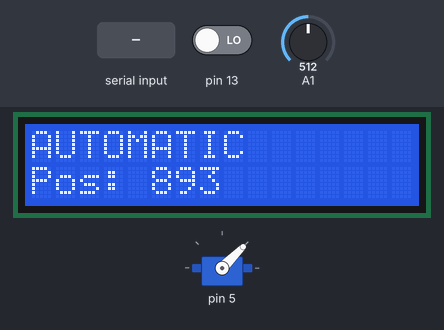
A program run on a simulated Arduino Uno, built with avr-gcc and run on an emulated ATmega328P. Shown: servo, 16×2 character LCD. Inputs (shaded band) come from the test bench; at power-on: A1 = 512, pin 13 LOW. What the program prints to the serial monitor is not drawn.

Above: at 1.2 s.
1.3 s: "-\n" received over Serial
At 1.75 s:
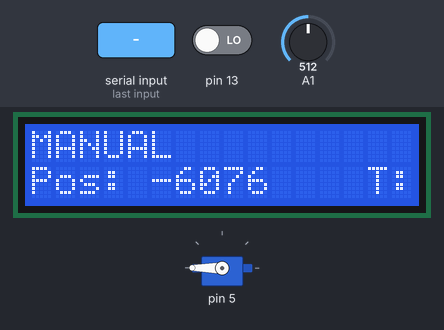
3.4 s: A1 set to 716
At 3.75 s:
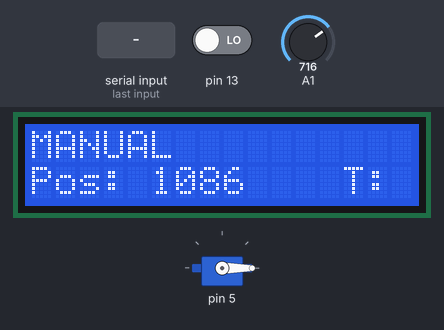
6.0 s: A1 set to 1023
At 6.15 s:
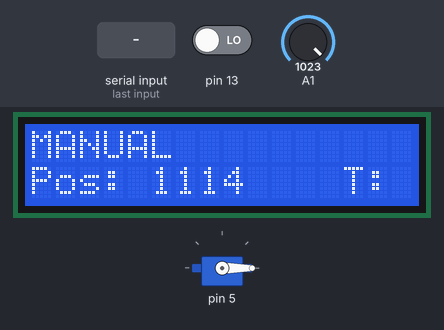
8.4 s: pin 13 driven HIGH
At 8.91 s:
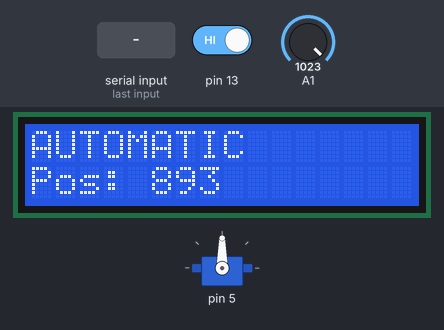
10.9 s: "30,150\n" received over Serial
At 11.36 s:
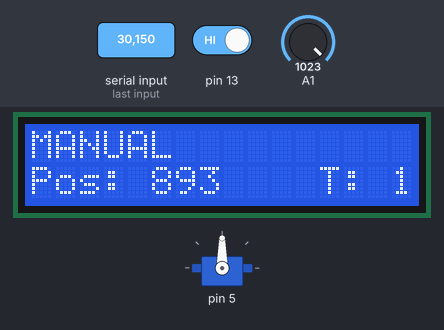
12.6 s: A1 set to 306
Timing chart, 0 to 16.1 s (numbered marks = the images above; inputs shaded):
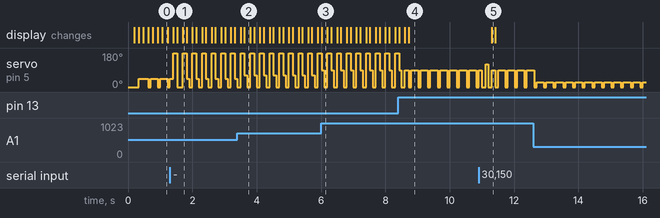

The program:

main.cpp
```cpp
#include <Arduino.h>
#include "Scheduler.h"
#include "Properties.h"
#include "ModeTask.h"
#include "GateTask.h"
#include "SerialCommTask.h"
#include "LCDTask.h"

Scheduler scheduler;


void setup() {
  scheduler.init(50);
  Properties prop = Properties();

  Serial.begin(9600);


  Task* modeTask = new ModeTask(13, prop);
  modeTask->init(100);

  Task* gateTask = new GateTask(prop, 5);
  gateTask->init(100);


  Task* serialComm = new SerialCommTask(prop);
  serialComm->init(100);

  Task* lcdTask = new LCDTask(prop);
  lcdTask->init(150);


  scheduler.addTask(gateTask);
  scheduler.addTask(modeTask);
  scheduler.addTask(lcdTask);
  scheduler.addTask(serialComm);
}

void loop() {
  scheduler.schedule();
}
```

Button.h
```cpp
#ifndef __BUTTON__
#define __BUTTON__

class Button {

public:
  virtual bool isPressed() = 0;
};

#endif
```

Gate.h
```cpp
#ifndef __GATE__
#define __GATE__

#include <Arduino.h>
#include <Servo.h>
#include "TickCounter.h"

class Gate {
public:
    Gate(int pinServo);
    void checkServo();
    void move(int pos);
    int getPos();
private:
    Servo servo;
    int servoPin;
    TickCounter timer;
    int detachCounter;
    int currentPos;
};

#endif
```

GateTask.h
```cpp
#ifndef __GATETASK__
#define __GATETASK__

#include <Arduino.h>
#include "Task.h"
#include "Button.h"
#include "TickCounter.h"
#include "Properties.h"
#include "Potentiometer.h"
#include "Gate.h"


class GateTask : public Task {
public:
    GateTask(Properties& prop, int servoPin);
    void init(int period);
    void tick();
private:
    Properties& prop;
    Potentiometer* pot;
    Gate* gate;
};

#endif
```

Mode.h
```cpp
#ifndef __MODE__
#define __MODE__

enum class Mode{
    MANUAL,
    AUTOMATIC
};


#endif
```

ModeButton.h
```cpp
#ifndef __MODEBUTTON__
#define __MODEBUTTON__

#include "Button.h"


class ModeButton: public Button {

public:
  ModeButton(int pin);
  bool isPressed();
private:
  int pin;
};

#endif
```

ModeTask.h
```cpp
#ifndef __MODETASK__
#define __MODETASK__

#include "Task.h"
#include "Button.h"
#include "TickCounter.h"
#include "Properties.h"


class ModeTask : public Task {
public:
    ModeTask(int buttonPin, Properties& prop);
    void init(int period);
    void tick();
private:
    Button* button;
    Properties& prop;
    TickCounter timer;
    void changeMode();
};

#endif
```

MsgService.h
```cpp
#ifndef __MSGSERVICE__
#define __MSGSERVICE__

#include "Arduino.h"

class Msg {
  String content;

public:
  Msg(String content){
    this->content = content;
  }

  String getContent(){
    return content;
  }
};

class Pattern {
public:
  virtual boolean match(const Msg& m) = 0;
};

class MsgServiceClass {

public:

  Msg* currentMsg;
  bool msgAvailable;

  void init();

  bool isMsgAvailable();
  Msg* receiveMsg();

  bool isMsgAvailable(Pattern& pattern);

  /* note: message deallocation is responsibility of the client */
  Msg* receiveMsg(Pattern& pattern);

  void sendMsg(const String& msg);
};

extern MsgServiceClass MsgService;

#endif
```

Potentiometer.h
```cpp
#ifndef __POTENTIOMETER__
#define __POTENTIOMETER__

#include <Arduino.h>


class Potentiometer {
public:
    Potentiometer(int potPin);
    virtual int getPos();
private:
    int potPin;
    int pos;
    int arr[20] = {0};
};


#endif
```

Properties.h
```cpp
#ifndef __PROPERTIES__
#define __PROPERTIES__

#include <Arduino.h>
#include "Mode.h"


class Properties {
public:
    Properties();
    Mode getMode();
    int getPos();
    void setMode(Mode modality);
    void setMode(char newmod);
    void setPosition(int position);
    void setPercPosition(int position);
    char getCharMode();
    int getTemp();
    void setTemp(int newTemp);
    int getPercPos();
    bool isChanged();
private:
    Mode modality;
    int position;
    int temp;
    bool isChangedVar;
};


#endif
```

Scheduler.h
```cpp
#ifndef __SCHEDULER__
#define __SCHEDULER__

#include "Task.h"

#define MAX_TASKS 50

class Scheduler {

  int basePeriod;
  int nTasks;
  Task* taskList[MAX_TASKS];

public:
  void init(int basePeriod);
  virtual bool addTask(Task* task);
  virtual void schedule();
};

#endif
```

SerialCommTask.h
```cpp
#ifndef __SERIALCOMMUNICATION__
#define __SERIALCOMMUNICATION__

#include "Task.h"
#include "MsgService.h"
#include "Gate.h"
#include "Properties.h"
#include "Mode.h"


class SerialCommTask : public Task {

public:
  SerialCommTask(Properties& prop);
  void init(int period);
  void tick();
  void receive();
  void send();
  enum State{
    SEND,
    RECEIVE
  };
private:
  Properties& prop;
  State currentState;
};


#endif
```

Task.h
```cpp
#ifndef __TASK__
#define __TASK__

class Task {
  int myPeriod;
  int timeOpenElapsed;

public:
  virtual void init(int period){
    myPeriod = period;
    timeOpenElapsed = 0;
  }

  virtual void tick() = 0;

  bool updateAndCheckTime(int basePeriod){
    timeOpenElapsed += basePeriod;
    if (timeOpenElapsed >= myPeriod){
      timeOpenElapsed = 0;
      return true;
    } else {
      return false;
    }
  }

};

#endif
```

TickCounter.h
```cpp
#ifndef __TICKCOUNTER__
#define __TICKCOUNTER__

#include "Arduino.h"


class TickCounter {
public:
    TickCounter();
    void startTimer(int time);
    bool isTimeElapsed();
    void dec();
private:
    int tmpTime;
    int tick;
};

#endif
```

Gate.cpp
```cpp
#include "Gate.h"

#define DETACH_TICK 10

Gate::Gate(int servoPin) {
    this->servoPin = servoPin;
    servo.attach(servoPin);
    servo.write(0);
    timer = TickCounter();
    detachCounter = DETACH_TICK;
}

void Gate::checkServo(){
    detachCounter--;
    if (detachCounter <= 0){
        servo.detach();
    }
}

int Gate::getPos(){
    return currentPos;
}

void Gate::move(int pos){
    currentPos = pos;
    servo.attach(servoPin);
    detachCounter = DETACH_TICK;
    servo.write(pos);
}
```

GateTask.cpp
```cpp
#include "GateTask.h"

GateTask::GateTask(Properties &prop, int servoPin): prop(prop) {
    pot = new Potentiometer(A1);
    gate = new Gate(servoPin);
}

void GateTask::init(int period) {
    Task::init(period);
}

void GateTask::tick() {
    if (prop.getMode() == Mode::MANUAL){
        gate->checkServo();
        if (pot->getPos() >= gate->getPos()+3 || pot->getPos() <= gate->getPos()-3 ){
            gate->move(pot->getPos());
            prop.setPosition(pot->getPos());
        }
    }else{
        gate->move(prop.getPos());
    }
}
```

ModeButton.cpp
```cpp
#include "ModeButton.h"
#include "Arduino.h"


ModeButton::ModeButton(int pin){
    this->pin = pin;
    pinMode(pin, INPUT);
}

bool ModeButton::isPressed(){
    return digitalRead(pin) == HIGH;
}
```

ModeTask.cpp
```cpp
#include "ModeTask.h"
#include "ModeButton.h"


ModeTask::ModeTask(int buttonPin, Properties& prop): prop(prop){
    button = new ModeButton(buttonPin);
    timer = TickCounter();
}

void ModeTask::init(int period){
    Task::init(period);
}

void ModeTask::tick(){
    /*timer.dec();
    if (button->isPressed() && timer.isTimeElapsed()){
        changeMode();
        timer.startTimer(10);
    }*/
    if (button->isPressed() && timer.isTimeElapsed()){
        changeMode();
    }

}

void ModeTask::changeMode(){
    if (prop.getMode() == Mode::MANUAL) {
        prop.setMode(Mode::AUTOMATIC);
    } else {
        prop.setMode(Mode::MANUAL);
    }

}
```

MsgService.cpp
```cpp
#include "Arduino.h"
#include "MsgService.h"

String content;

MsgServiceClass MsgService;

bool MsgServiceClass::isMsgAvailable(){
  return msgAvailable;
}

Msg* MsgServiceClass::receiveMsg(){
  if (msgAvailable){
    Msg* msg = currentMsg;
    msgAvailable = false;
    currentMsg = NULL;
    content = "";
    return msg;
  } else {
    return NULL;
  }
}

void MsgServiceClass::init(){
  Serial.begin(9600);
  content.reserve(256);
  content = "";
  currentMsg = NULL;
  msgAvailable = false;
}

void MsgServiceClass::sendMsg(const String& msg){
  Serial.println(msg);
}

void serialEvent() {
  /* reading the content */
  while (Serial.available()) {
    char ch = (char) Serial.read();
    if (ch == '\n'){
      MsgService.currentMsg = new Msg(content);
      MsgService.msgAvailable = true;
    } else {
      content += ch;
    }
  }
}

bool MsgServiceClass::isMsgAvailable(Pattern& pattern){
  return (msgAvailable && pattern.match(*currentMsg));
}

Msg* MsgServiceClass::receiveMsg(Pattern& pattern){
  if (msgAvailable && pattern.match(*currentMsg)){
    Msg* msg = currentMsg;
    msgAvailable = false;
    currentMsg = NULL;
    content = "";
    return msg;
  } else {
    return NULL;
  }

}
```

Potentiometer.cpp
```cpp
#include "Potentiometer.h"


Potentiometer::Potentiometer(int potPin){
    this->potPin = potPin;
}

int Potentiometer::getPos(){
    pos = analogRead(potPin);
    //Serial.println(pos);
    pos = map(pos, 0, 1023, 0, 90);
    //Serial.println(pos);
    return pos;
}
```

Properties.cpp
```cpp
#include "Properties.h"

Properties::Properties(){
    modality = Mode::AUTOMATIC;
    position = 0;
    temp = 50;
    isChangedVar = false;
}

Mode Properties::getMode(){
    return modality;
}

int Properties::getPos(){
    return position;
}

void Properties::setMode(Mode modality){
    isChangedVar = true;
    this->modality = modality;
}

void Properties::setMode(char newmod){
    if (newmod == 'M'){
        this->modality = Mode::MANUAL;
    }else{
        this->modality = Mode::AUTOMATIC;
    }
}

void Properties::setPosition(int position){
    this->position = position;
}

void Properties::setPercPosition(int position){
    this->position = map(position, 0, 100, 0, 90);
}

char Properties::getCharMode(){
    if (modality == Mode::MANUAL){
        return 'M';
    }
    return 'A';
}

int Properties::getTemp(){
    return temp;
}

void Properties::setTemp(int newTemp){
    this->temp = newTemp;
}

int Properties::getPercPos(){
    return map(position, 0, 90, 0, 100);
}

bool Properties::isChanged(){
    if (isChangedVar == true){
        isChangedVar = false;
        return true;
    }
    return false;
}
```

Scheduler.cpp
```cpp
#include "Scheduler.h"
#include "MsTimer2.h"
#include "Arduino.h"

volatile bool timerFlag;

void timerHandler(void){
  timerFlag = true;
}

void Scheduler::init(int basePeriod){
  this->basePeriod = basePeriod;
  timerFlag = false;
  //long period = 1000l*basePeriod;
  //Timer1.initialize(period);
  // Timer1.attachInterrupt(timerHandler);
  MsTimer2::set(basePeriod, timerHandler);
  MsTimer2::start();
  nTasks = 0;
}

bool Scheduler::addTask(Task* task){
  if (nTasks < MAX_TASKS-1){
    taskList[nTasks] = task;
    nTasks++;
    return true;
  } else {
    return false;
  }
}

void Scheduler::schedule(){
  while (!timerFlag){
  }
  timerFlag = false;
  for (int i = 0; i < nTasks; i++){
    if (taskList[i]->updateAndCheckTime(basePeriod)){
      taskList[i]->tick();
    }
  }
}
```

SerialCommTask.cpp
```cpp
#include "SerialCommTask.h"

SerialCommTask::SerialCommTask(Properties& prop) : prop(prop) {
    MsgService.init();
    currentState = State::SEND;
}

void SerialCommTask::init(int period){
    Task::init(period);
}

/*  Send Messaggi --> M000 --> livello apertura
                    A

    Receive ---> M+00  --> temp
                 A000  --> livello apertura */
void SerialCommTask::tick(){
    switch (currentState){
        case State::SEND:
            send();
            break;
        case State::RECEIVE:
            receive();
            break;
    }
}

void SerialCommTask::receive(){
    if (MsgService.isMsgAvailable()) {
        Msg* msg = MsgService.receiveMsg();
        currentState = State::SEND;

        if (msg->getContent().charAt(0) == 'N' && prop.getMode() == Mode::AUTOMATIC){
            prop.setPercPosition(msg->getContent().substring(1, 4).toInt());
        }else if (msg->getContent().charAt(0) == 'N' && prop.getMode() == Mode::MANUAL){
            int temp = msg->getContent().substring(2, 4).toInt();
            if (msg->getContent().charAt(1) == '-') {
                temp = -temp;
            }
            prop.setTemp(temp);
        }
        if (msg->getContent().charAt(0) == 'M' && prop.getMode() == Mode::AUTOMATIC){
            prop.setMode(Mode::MANUAL);
            int temp = msg->getContent().substring(2, 4).toInt();
            if (msg->getContent().charAt(1) == '-') {
                temp = -temp;
            }
            prop.setTemp(temp);
        }else if(msg->getContent().charAt(0) == 'A' && prop.getMode() == Mode::MANUAL) {
            prop.setMode(Mode::AUTOMATIC);
            prop.setPercPosition(msg->getContent().substring(1, 4).toInt());
        }
        delete msg;
    }

}

void SerialCommTask::send(){
    currentState = State::RECEIVE;
    char buffer[5];
    if (prop.isChanged()){
        if (prop.getMode() == Mode::MANUAL) {
        snprintf(buffer, sizeof(buffer), "M%03d", prop.getPercPos());
        } else {
            strcpy(buffer, "A");
        }
    }else{
        if (prop.getMode() == Mode::MANUAL) {
        snprintf(buffer, sizeof(buffer), "N%03d", prop.getPercPos());
        } else {
            strcpy(buffer, "N");
        }
    }

    MsgService.sendMsg(buffer);
    receive();
}
```

TickCounter.cpp
```cpp
#include "TickCounter.h"

TickCounter::TickCounter(){
    tmpTime = 0;
}


void TickCounter::startTimer(int tick){
    tmpTime = tick;
}

bool TickCounter::isTimeElapsed(){
    return tmpTime <= 0;
}

void TickCounter::dec(){
    tmpTime--;
}
```

LCDTask.h
```cpp
#ifndef __LCDTASK__
#define __LCDTASK__

#include "Arduino.h"
#include "Task.h"
#include "Properties.h"
#include "LiquidCrystal_I2C.h"
#include "Mode.h"


class LCDTask: public Task{
public:
    LCDTask(Properties& prop);
    void init(int period);
    void tick();
private:
    Properties& prop;
    void displayNewMode();
    void displayNewParam();
    LiquidCrystal_I2C* lcd;
    int currentPos;
    Mode currentMode;
    int currentTemp;
};


#endif
```

LCDTask.cpp
```cpp
#include "LCDTask.h"

LCDTask::LCDTask(Properties &prop): prop(prop){
    lcd = new LiquidCrystal_I2C(0x27, 16, 2);
    lcd->init();
    lcd->backlight();
    lcd->clear();
    displayNewMode();
    currentMode = Mode::MANUAL;
    currentPos = 1;
    currentTemp = 60;
}

void LCDTask::init(int period){
    Task::init(period);
}

/* Temp control to be implemented.*/
void LCDTask::tick() {
    if (currentMode != prop.getMode()) {
        currentMode = prop.getMode();
        displayNewMode();
    }
    if (prop.getTemp() != currentTemp || prop.getPos() != currentPos) {
        currentTemp = prop.getTemp();
        currentPos = prop.getPos();
        displayNewParam();
    }

}

void LCDTask::displayNewMode() {
    String message = "";
    lcd->clear();
    lcd->home();

    if (currentMode == Mode::MANUAL){
        lcd->print("MANUAL");
    }else {
        lcd->print("AUTOMATIC");
    }
    displayNewParam();
    lcd->print(message);

}

void LCDTask::displayNewParam() {
    lcd->setCursor(0, 1);
    if (currentMode == Mode::MANUAL){
        lcd->print("Pos: " + (String)currentPos + "    T: " + (String)currentTemp + " ");
    }else{
        lcd->print("Pos: " + (String)currentPos);
    }

}
```

Measured:
- after the input at 1.3 s, the display: first differs from a run without the input after 0.40 s (image 1)
- after the input at 3.4 s, the display: first differs from a run without the input after 0.22 s (image 2)
- after the input at 6.0 s, the display: changes at once (image 3)
- after the input at 8.4 s, the display: first changes at once (image 4 shows a later state)
- after the input at 10.9 s, the display: changes after 0.40 s (image 5)
- by itself, servo on pin 5: alternates 26° for 0.22 s and 0° for 0.08 s
